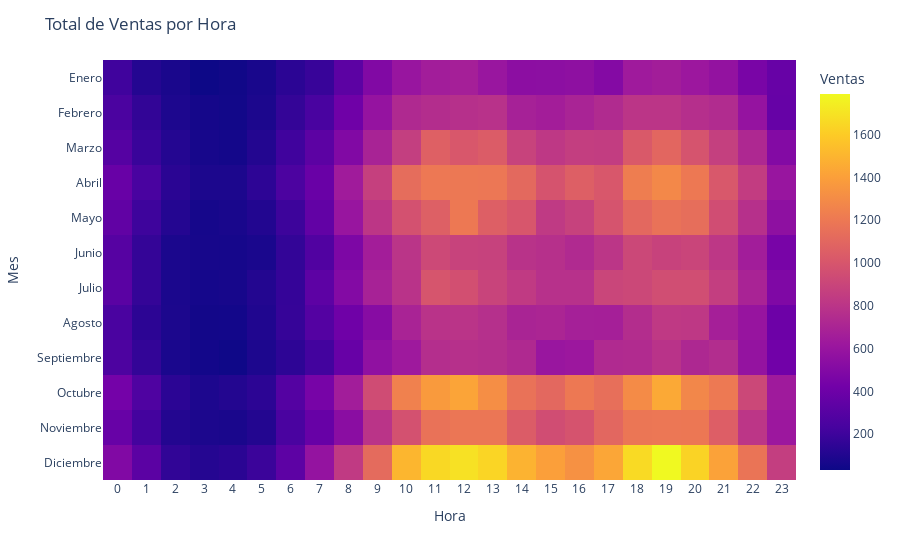

Write notebook code for a chart like this one.
### Code cell
data=total_ventas_anual_hora
fig = px.imshow(data,
                labels=dict(x="Horas del día", y="Meses", color="Ventas"),
                x=horas,
                y=meses
               )

#fig.update_xaxes(side="top")
fig.update_layout(
    title='Total de Ventas por Hora',
    xaxis=dict(title='Hora', tickvals=horas, ticktext=horas),
    yaxis=dict(title='Mes',side="left")
)
fig.show()

### Figure 1 — Plotly figure (JSON) as saved in the notebook; plotly's stock layout.template omitted (floating-point values rounded to 4 significant figures; data arrays with more than 128 entries replaced by an {"elided": "..."} marker saying what was removed)
{"data": [{"coloraxis": "coloraxis", "hovertemplate": "Horas del día: %{x}<br>Meses: %{y}<br>Ventas: %{z}<extra></extra>", "name": "0", "type": "heatmap", "x": [0, 1, 2, 3, 4, 5, 6, 7, 8, 9, 10, 11, 12, 13, 14, 15, 16, 17, 18, 19, 20, 21, 22, 23], "xaxis": "x", "y": ["Enero", "Febrero", "Marzo", "Abril", "Mayo", "Junio", "Julio", "Agosto", "Septiembre", "Octubre", "Noviembre", "Diciembre"], "yaxis": "y", "z": {"elided": "12x24 int values"}}], "layout": {"coloraxis": {"colorbar": {"title": {"text": "Ventas"}}, "colorscale": [[0, "#0d0887"], [0.1111, "#46039f"], [0.2222, "#7201a8"], [0.3333, "#9c179e"], [0.4444, "#bd3786"], [0.5556, "#d8576b"], [0.6667, "#ed7953"], [0.7778, "#fb9f3a"], [0.8889, "#fdca26"], [1, "#f0f921"]]}, "margin": {"t": 60}, "title": {"text": "Total de Ventas por Hora"}, "xaxis": {"anchor": "y", "constrain": "domain", "domain": [0, 1], "scaleanchor": "y", "ticktext": [0, 1, 2, 3, 4, 5, 6, 7, 8, 9, 10, 11, 12, 13, 14, 15, 16, 17, 18, 19, 20, 21, 22, 23], "tickvals": [0, 1, 2, 3, 4, 5, 6, 7, 8, 9, 10, 11, 12, 13, 14, 15, 16, 17, 18, 19, 20, 21, 22, 23], "title": {"text": "Hora"}}, "yaxis": {"anchor": "x", "autorange": "reversed", "constrain": "domain", "domain": [0, 1], "side": "left", "title": {"text": "Mes"}}}}
